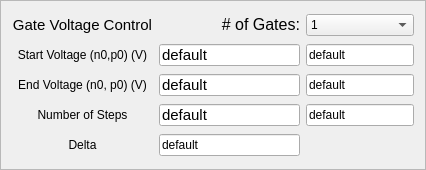
          <widget class="QFrame" name="frame_FourTerminal_SweepSettings">
           <property name="styleSheet">
            <string notr="true">#frame_FourTerminal_SweepSettings{
border:1px solid rgb(168,168,168)
}</string>
           </property>
           <property name="frameShape">
            <enum>QFrame::StyledPanel</enum>
           </property>
           <property name="frameShadow">
            <enum>QFrame::Raised</enum>
           </property>
           <layout class="QGridLayout" name="gridLayout_4" rowstretch="1,1,1,1,0" columnstretch="2,2,0,0">
            <item row="0" column="0">
             <widget class="QLabel" name="label">
              <property name="minimumSize">
               <size>
                <width>0</width>
                <height>20</height>
               </size>
              </property>
              <property name="maximumSize">
               <size>
                <width>9999</width>
                <height>16777215</height>
               </size>
              </property>
              <property name="font">
               <font>
                <pointsize>11</pointsize>
               </font>
              </property>
              <property name="text">
               <string>Gate Voltage Control</string>
              </property>
              <property name="alignment">
               <set>Qt::AlignCenter</set>
              </property>
             </widget>
            </item>
            <item row="1" column="0">
             <widget class="QLabel" name="label_MinVoltage">
              <property name="minimumSize">
               <size>
                <width>80</width>
                <height>20</height>
               </size>
              </property>
              <property name="maximumSize">
               <size>
                <width>9999</width>
                <height>16777215</height>
               </size>
              </property>
              <property name="text">
               <string>Start Voltage (n0,p0) (V)</string>
              </property>
              <property name="alignment">
               <set>Qt::AlignCenter</set>
              </property>
             </widget>
            </item>
            <item row="1" column="1">
             <widget class="QLineEdit" name="lineEdit_n0_Start">
              <property name="sizePolicy">
               <sizepolicy hsizetype="Preferred" vsizetype="Preferred">
                <horstretch>0</horstretch>
                <verstretch>0</verstretch>
               </sizepolicy>
              </property>
              <property name="minimumSize">
               <size>
                <width>50</width>
                <height>20</height>
               </size>
              </property>
              <property name="maximumSize">
               <size>
                <width>16777215</width>
                <height>16777215</height>
               </size>
              </property>
              <property name="font">
               <font>
                <pointsize>11</pointsize>
               </font>
              </property>
              <property name="toolTip">
               <string>Starting gate voltage</string>
              </property>
              <property name="text">
               <string>default</string>
              </property>
             </widget>
            </item>
            <item row="2" column="1">
             <widget class="QLineEdit" name="lineEdit_n0_End">
              <property name="sizePolicy">
               <sizepolicy hsizetype="Expanding" vsizetype="Preferred">
                <horstretch>0</horstretch>
                <verstretch>0</verstretch>
               </sizepolicy>
              </property>
              <property name="minimumSize">
               <size>
                <width>50</width>
                <height>20</height>
               </size>
              </property>
              <property name="maximumSize">
               <size>
                <width>16777215</width>
                <height>16777215</height>
               </size>
              </property>
              <property name="font">
               <font>
                <pointsize>11</pointsize>
               </font>
              </property>
              <property name="toolTip">
               <string>End gate voltage</string>
              </property>
              <property name="text">
               <string>default</string>
              </property>
             </widget>
            </item>
            <item row="2" column="0">
             <widget class="QLabel" name="label_MaxVoltage">
              <property name="minimumSize">
               <size>
                <width>0</width>
                <height>20</height>
               </size>
              </property>
              <property name="maximumSize">
               <size>
                <width>9999</width>
                <height>16777215</height>
               </size>
              </property>
              <property name="text">
               <string>End Voltage (n0, p0) (V)</string>
              </property>
              <property name="alignment">
               <set>Qt::AlignCenter</set>
              </property>
             </widget>
            </item>
            <item row="3" column="0">
             <widget class="QLabel" name="label_FourTerminalNumberofstep">
              <property name="minimumSize">
               <size>
                <width>80</width>
                <height>20</height>
               </size>
              </property>
              <property name="maximumSize">
               <size>
                <width>9999</width>
                <height>16777215</height>
               </size>
              </property>
              <property name="text">
               <string>Number of Steps</string>
              </property>
              <property name="alignment">
               <set>Qt::AlignCenter</set>
              </property>
             </widget>
            </item>
            <item row="3" column="1">
             <widget class="QLineEdit" name="lineEdit_n0_Steps">
              <property name="sizePolicy">
               <sizepolicy hsizetype="Expanding" vsizetype="Preferred">
                <horstretch>0</horstretch>
                <verstretch>0</verstretch>
               </sizepolicy>
              </property>
              <property name="minimumSize">
               <size>
                <width>50</width>
                <height>20</height>
               </size>
              </property>
              <property name="maximumSize">
               <size>
                <width>16777215</width>
                <height>16777215</height>
               </size>
              </property>
              <property name="font">
               <font>
                <pointsize>11</pointsize>
               </font>
              </property>
              <property name="toolTip">
               <string>Number of data points taken</string>
              </property>
              <property name="text">
               <string>default</string>
              </property>
             </widget>
            </item>
            <item row="1" column="3">
             <widget class="QLineEdit" name="lineEdit_p0_Start">
              <property name="text">
               <string>default</string>
              </property>
             </widget>
            </item>
            <item row="2" column="3">
             <widget class="QLineEdit" name="lineEdit_p0_End">
              <property name="text">
               <string>default</string>
              </property>
             </widget>
            </item>
            <item row="3" column="3">
             <widget class="QLineEdit" name="lineEdit_p0_Steps">
              <property name="text">
               <string>default</string>
              </property>
             </widget>
            </item>
            <item row="0" column="1">
             <widget class="QLabel" name="label_3">
              <property name="text">
               <string>&lt;html&gt;&lt;head/&gt;&lt;body&gt;&lt;p align=&quot;right&quot;&gt;&lt;span style=&quot; font-size:12pt;&quot;&gt;# of Gates:&lt;/span&gt;&lt;/p&gt;&lt;/body&gt;&lt;/html&gt;</string>
              </property>
             </widget>
            </item>
            <item row="4" column="0">
             <widget class="QLabel" name="label_4">
              <property name="text">
               <string>&lt;html&gt;&lt;head/&gt;&lt;body&gt;&lt;p align=&quot;center&quot;&gt;Delta&lt;/p&gt;&lt;/body&gt;&lt;/html&gt;</string>
              </property>
             </widget>
            </item>
            <item row="4" column="1">
             <widget class="QLineEdit" name="lineEdit_Delta">
              <property name="text">
               <string>default</string>
              </property>
             </widget>
            </item>
            <item row="0" column="3">
             <widget class="QComboBox" name="comboBox_Gates">
              <item>
               <property name="text">
                <string>1</string>
               </property>
              </item>
              <item>
               <property name="text">
                <string>2</string>
               </property>
              </item>
             </widget>
            </item>
           </layout>
           <zorder>label_MinVoltage</zorder>
           <zorder>lineEdit_n0_Start</zorder>
           <zorder>label_MaxVoltage</zorder>
           <zorder>lineEdit_n0_End</zorder>
           <zorder>label_FourTerminalNumberofstep</zorder>
           <zorder>lineEdit_n0_Steps</zorder>
           <zorder>label</zorder>
           <zorder>lineEdit_p0_Start</zorder>
           <zorder>lineEdit_p0_End</zorder>
           <zorder>lineEdit_p0_Steps</zorder>
           <zorder>label_3</zorder>
           <zorder>label_4</zorder>
           <zorder>lineEdit_Delta</zorder>
           <zorder>comboBox_Gates</zorder>
          </widget>
